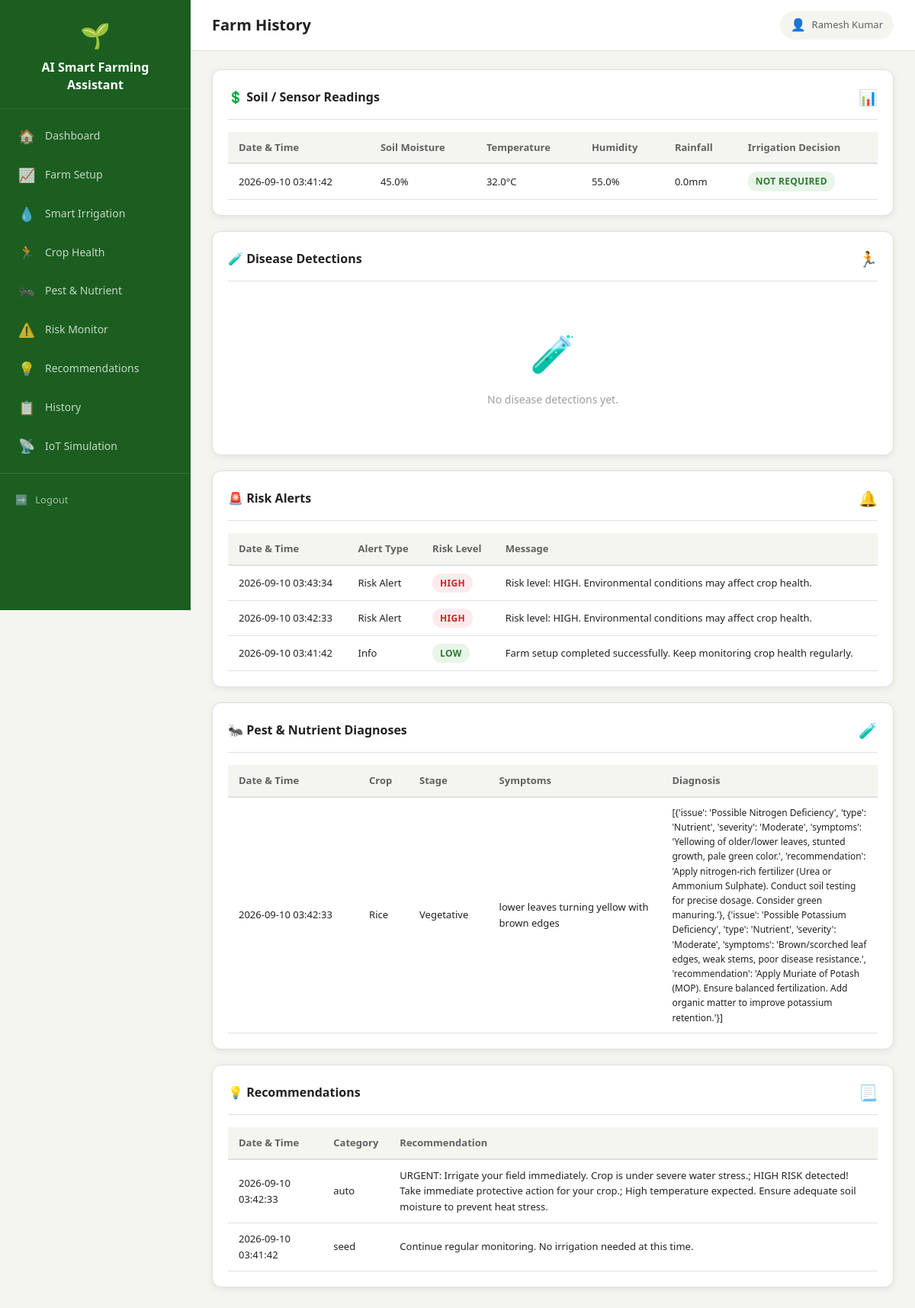
Screenshot of /history (signed in) with the database file from the repository.
### tables this page shows
CREATE TABLE "sensor_readings" (
                id INTEGER PRIMARY KEY AUTOINCREMENT,
                user_id INTEGER,
                soil_moisture REAL,
                temperature REAL,
                humidity REAL,
                rainfall REAL DEFAULT 0,
                irrigation_status TEXT,
                irrigation_reason TEXT,
                drought_risk TEXT,
                heat_risk TEXT,
                recommendation TEXT,
                source TEXT DEFAULT 'manual',
                created_at TIMESTAMP DEFAULT CURRENT_TIMESTAMP
            );

CREATE TABLE alerts (
        id INTEGER PRIMARY KEY AUTOINCREMENT,
        user_id INTEGER NOT NULL,
        alert_type TEXT,
        message TEXT,
        risk_level TEXT,
        created_at TIMESTAMP DEFAULT CURRENT_TIMESTAMP,
        FOREIGN KEY (user_id) REFERENCES users(id)
    );

CREATE TABLE pest_nutrient_diagnoses (
        id INTEGER PRIMARY KEY AUTOINCREMENT,
        user_id INTEGER NOT NULL,
        crop TEXT,
        growth_stage TEXT,
        leaf_condition TEXT,
        soil_condition TEXT,
        symptoms TEXT,
        diagnosis_result TEXT,
        created_at TIMESTAMP DEFAULT CURRENT_TIMESTAMP,
        FOREIGN KEY (user_id) REFERENCES users(id)
    );

CREATE TABLE recommendations (
        id INTEGER PRIMARY KEY AUTOINCREMENT,
        user_id INTEGER NOT NULL,
        recommendation_text TEXT,
        category TEXT,
        created_at TIMESTAMP DEFAULT CURRENT_TIMESTAMP,
        FOREIGN KEY (user_id) REFERENCES users(id)
    );

### app.py (the view)
@app.route("/history")
@login_required
def history():
    db = get_db()
    user_id = session["user_id"]
    readings = db.execute(
        "SELECT * FROM sensor_readings WHERE user_id = ? ORDER BY id DESC LIMIT 20",
        (user_id,)
    ).fetchall()
    detections = db.execute(
        "SELECT * FROM disease_detections WHERE user_id = ? ORDER BY id DESC LIMIT 20",
        (user_id,)
    ).fetchall()
    alerts_list = db.execute(
        "SELECT * FROM alerts WHERE user_id = ? ORDER BY id DESC LIMIT 20",
        (user_id,)
    ).fetchall()
    recs_list = db.execute(
        "SELECT * FROM recommendations WHERE user_id = ? ORDER BY id DESC LIMIT 20",
        (user_id,)
    ).fetchall()
    pest_diags = db.execute(
        "SELECT * FROM pest_nutrient_diagnoses WHERE user_id = ? ORDER BY id DESC LIMIT 20",
        (user_id,)
    ).fetchall()
    return render_template("history.html",
        readings=readings,
        detections=detections,
        alerts_list=alerts_list,
        recs_list=recs_list,
        pest_diags=pest_diags
    )

### app.py (called while the page is built)
@app.after_request
def add_cors_headers(response):
    response.headers["Access-Control-Allow-Origin"] = "*"
    response.headers["Access-Control-Allow-Methods"] = "GET, POST, OPTIONS"
    response.headers["Access-Control-Allow-Headers"] = "Content-Type, Authorization"
    return response

def get_db():
    if "db" not in g:
        g.db = sqlite3.connect(DATABASE)
        g.db.row_factory = sqlite3.Row
        g.db.execute("PRAGMA foreign_keys = ON")
    return g.db

def login_required(f):
    @wraps(f)
    def decorated_function(*args, **kwargs):
        if "user_id" not in session:
            flash("Please login first.", "warning")
            return redirect(url_for("login"))
        return f(*args, **kwargs)
    return decorated_function

### templates/history.html (shortened to what this page needs)
{% extends "base.html" %}
{% block page_title %}Farm History{% endblock %}
{% block content %}
<div class="card">
    <div class="card-header">
        <h3>&#x1f4b2; Soil / Sensor Readings</h3>
        <span class="card-icon">&#x1f4ca;</span>
    </div>
    {% if readings %}
    <div class="table-container">
        <table>
            <thead>
                <tr>
                    <th>Date &amp; Time</th>
                    <th>Soil Moisture</th>
                    <th>Temperature</th>
                    <th>Humidity</th>
                    <th>Rainfall</th>
                    <th>Irrigation Decision</th>
                </tr>
            </thead>
            <tbody>
                {% for reading in readings %}
                <tr>
                    <td>{{ reading.created_at }}</td>
                    <td>{{ reading.soil_moisture }}%</td>
                    <td>{{ reading.temperature }}&deg;C</td>
                    <td>{{ reading.humidity }}%</td>
                    <td>{{ reading.rainfall }}mm</td>
                    <td>
                        {% set status = reading.irrigation_status or 'Unknown' %}
                        <span class="badge {{ 'badge-danger' if 'Required' in status and 'Not' not in status else ('badge-warning' if status in ['Recommended Soon', 'Recommended', 'Urgently Required'] else 'badge-success') }}">{{ status }}</span>
                    </td>
                </tr>
                {% endfor %}
            </tbody>
        </table>
    </div>
    {% else %}
    <div class="empty-state">
        <span class="empty-icon">&#x1f4b2;</span>
        <p>No sensor readings recorded yet.</p>
    </div>
    {% endif %}
</div>
<div class="card">
    <div class="card-header">
        <h3>&#x1f9ea; Disease Detections</h3>
        <span class="card-icon">&#x1f3c3;</span>
    </div>
    {% if detections %}
    <div class="table-container">
        <table>
            <thead>
                <tr>
                    <th>Date &amp; Time</th>
                    <th>Prediction</th>
                    <th>Condition</th>
                    <th>Confidence</th>
                    <th>Image</th>
                </tr>
            </thead>
            <tbody>
                {% for det in detections %}
                <tr>
                    <td>{{ det.created_at }}</td>
                    <td>{{ det.prediction }}</td>
                    <td>
                        <span class="badge {{ 'badge-danger' if det.condition_type != 'Healthy' else 'badge-success' }}">{{ det.condition_type }}</span>
                    </td>
                    <td>{{ det.confidence }}%</td>
                    <td>
                        {% if det.image_filename %}
                        <a href="{{ url_for('static', filename='uploads/' ~ det.image_filename) }}" target="_blank">View image</a>
                        {% endif %}
                    </td>
                </tr>
                {% endfor %}
            </tbody>
        </table>
    </div>
    {% else %}
    <div class="empty-state">
        <span class="empty-icon">&#x1f9ea;</span>
        <p>No disease detections yet.</p>
    </div>
    {% endif %}
</div>
<div class="card">
    <div class="card-header">
        <h3>&#x1f6a8; Risk Alerts</h3>
        <span class="card-icon">&#x1f514;</span>
    </div>
    {% if alerts_list %}
    <div class="table-container">
        <table>
            <thead>
                <tr>
                    <th>Date &amp; Time</th>
                    <th>Alert Type</th>
                    <th>Risk Level</th>
                    <th>Message</th>
                </tr>
            </thead>
            <tbody>
                {% for alert in alerts_list %}
                <tr>
                    <td>{{ alert.created_at }}</td>
                    <td>{{ alert.alert_type }}</td>
                    <td>
                        <span class="badge {{ 'badge-high' if alert.risk_level == 'HIGH' else ('badge-moderate' if alert.risk_level == 'MODERATE' else 'badge-low') }}">{{ alert.risk_level }}</span>
                    </td>
                    <td>{{ alert.message }}</td>
                </tr>
                {% endfor %}
            </tbody>
        </table>
    </div>
    {% else %}
    <div class="empty-state">
        <span class="empty-icon">&#x1f6a8;</span>
        <p>No risk alerts yet.</p>
    </div>
    {% endif %}
</div>
<div class="card">
    <div class="card-header">
        <h3>&#x1f41c; Pest &amp; Nutrient Diagnoses</h3>
        <span class="card-icon">&#x1f9ea;</span>
    </div>
    {% if pest_diags %}
    <div class="table-container">
        <table>
            <thead>
                <tr>
                    <th>Date &amp; Time</th>
                    <th>Crop</th>
                    <th>Stage</th>
                    <th>Symptoms</th>
                    <th>Diagnosis</th>
                </tr>
            </thead>
            <tbody>
                {% for diag in pest_diags %}
                <tr>
                    <td>{{ diag.created_at }}</td>
                    <td>{{ diag.crop or '-' }}</td>
                    <td>{{ diag.growth_stage or '-' }}</td>
                    <td style="max-width:200px;">{{ diag.symptoms }}</td>
                    <td style="max-width:250px; font-size:12px;">{{ diag.diagnosis_result }}</td>
                </tr>
                {% endfor %}
            </tbody>
        </table>
    </div>
    {% else %}
    <div class="empty-state">
        <span class="empty-icon">&#x1f41c;</span>
        <p>No pest/nutrient diagnoses yet.</p>
    </div>
    {% endif %}
</div>
<div class="card">
    <div class="card-header">
        <h3>&#x1f4a1; Recommendations</h3>
        <span class="card-icon">&#x1f4c3;</span>
    </div>
    {% if recs_list %}
    <div class="table-container">
        <table>
            <thead>
                <tr>
                    <th>Date &amp; Time</th>
                    <th>Category</th>
                    <th>Recommendation</th>
                </tr>
            </thead>
            <tbody>
                {% for rec in recs_list %}
                <tr>
                    <td>{{ rec.created_at }}</td>
                    <td>{{ rec.category }}</td>
                    <td>{{ rec.recommendation_text }}</td>
                </tr>
                {% endfor %}
            </tbody>
        </table>
    </div>
    {% else %}
    <div class="empty-state">
        <span class="empty-icon">&#x1f4a1;</span>
        <p>No recommendations generated yet.</p>
    </div>
    {% endif %}
</div>
{% endblock %}

### static/css/style.css (style rules this page uses)
:root { --primary: #2e7d32; --primary-dark: #1b5e20; --primary-light: #4caf50; --secondary: #ff8f00; --secondary-light: #ffb74d; --danger: #c62828; --danger-light: #ef5350; --warning: #f57f17; --info: #0277bd; --bg-main: #f5f5f0; --bg-card: #ffffff; --bg-sidebar: #1b5e20; --text-primary: #212121; --text-secondary: #616161; --text-light: #9e9e9e; --border: #e0e0e0; --shadow: 0 2px 8px rgba(0, 0, 0, 0.08); --shadow-hover: 0 4px 16px rgba(0, 0, 0, 0.12); --radius: 8px; --radius-lg: 12px; --sidebar-width: 250px; }
* { margin: 0; padding: 0; box-sizing: border-box; }
body { font-family: 'Segoe UI', Tahoma, Geneva, Verdana, sans-serif; background: var(--bg-main); color: var(--text-primary); line-height: 1.6; min-height: 100vh; }
.card { background: var(--bg-card); border-radius: var(--radius-lg); box-shadow: var(--shadow); padding: 20px; margin-bottom: 20px; border: 1px solid var(--border); }
.card-header { display: flex; justify-content: space-between; align-items: center; margin-bottom: 16px; padding-bottom: 12px; border-bottom: 1px solid var(--border); }
.card-header h3 { font-size: 16px; font-weight: 600; color: var(--text-primary); }
.card-header .card-icon { font-size: 20px; color: var(--primary); }
.badge { display: inline-block; padding: 3px 10px; border-radius: 12px; font-size: 12px; font-weight: 600; text-transform: uppercase; letter-spacing: 0.3px; }
.badge-success { background: #e8f5e9; color: #2e7d32; }
.badge-low { background: #e8f5e9; color: #2e7d32; }
.badge-high { background: #ffebee; color: #c62828; }
.table-container { overflow-x: auto; }
table { width: 100%; border-collapse: collapse; font-size: 13px; }
thead th { background: var(--bg-main); padding: 10px 14px; text-align: left; font-weight: 600; color: var(--text-secondary); border-bottom: 2px solid var(--border); white-space: nowrap; }
tbody td { padding: 10px 14px; border-bottom: 1px solid var(--border); color: var(--text-primary); }
.empty-state { text-align: center; padding: 40px 20px; color: var(--text-light); }
.empty-state .empty-icon { font-size: 48px; display: block; margin-bottom: 12px; }
.empty-state p { font-size: 14px; }

### rows the page displays
sensor_readings: created_at "2026-09-10 03:41:42", soil_moisture "45.0", temperature "32.0", humidity "55.0", rainfall "0.0", irrigation_status "NOT REQUIRED"
alerts: created_at "2026-09-10 03:43:34", alert_type "Risk Alert", risk_level "HIGH", message "Risk level: HIGH. Environmental conditions may affect crop health."
alerts: created_at "2026-09-10 03:42:33", alert_type "Risk Alert", risk_level "HIGH", message "Risk level: HIGH. Environmental conditions may affect crop health."
alerts: created_at "2026-09-10 03:41:42", alert_type "Info", risk_level "LOW", message "Farm setup completed successfully. Keep monitoring crop health regularly."
pest_nutrient_diagnoses: created_at "2026-09-10 03:42:33", crop "Rice", growth_stage "Vegetative", symptoms "lower leaves turning yellow with brown edges", diagnosis_result "[{'issue': 'Possible Nitrogen Deficiency', 'type': 'Nutrient', 'severity': 'Moderate', 'symptoms': 'Yellowing of older/lower leaves, stunted growth, pale green color.', 'recommendation': 'Apply nitrogen-rich fertilizer (Urea or Ammonium Sulphate). Conduct soil testing for precise dosage. Consider green manuring.'}, {'issue': 'Possible Potassium Deficiency', 'type': 'Nutrient', 'severity': 'Moderate', 'symptoms': 'Brown/scorched leaf edges, weak stems, poor disease resistance.', 'recommendation': 'Apply Muriate of Potash (MOP). Ensure balanced fertilization. Add organic matter to improve potassium retention.'}]"
recommendations: created_at "2026-09-10 03:42:33", category "auto", recommendation_text "URGENT: Irrigate your field immediately. Crop is under severe water stress.; HIGH RISK detected! Take immediate protective action for your crop.; High temperature expected. Ensure adequate soil moisture to prevent heat stress."
recommendations: created_at "2026-09-10 03:41:42", category "seed", recommendation_text "Continue regular monitoring. No irrigation needed at this time."

### other values shown
{{ session['user_name'] }} "Ramesh Kumar"
